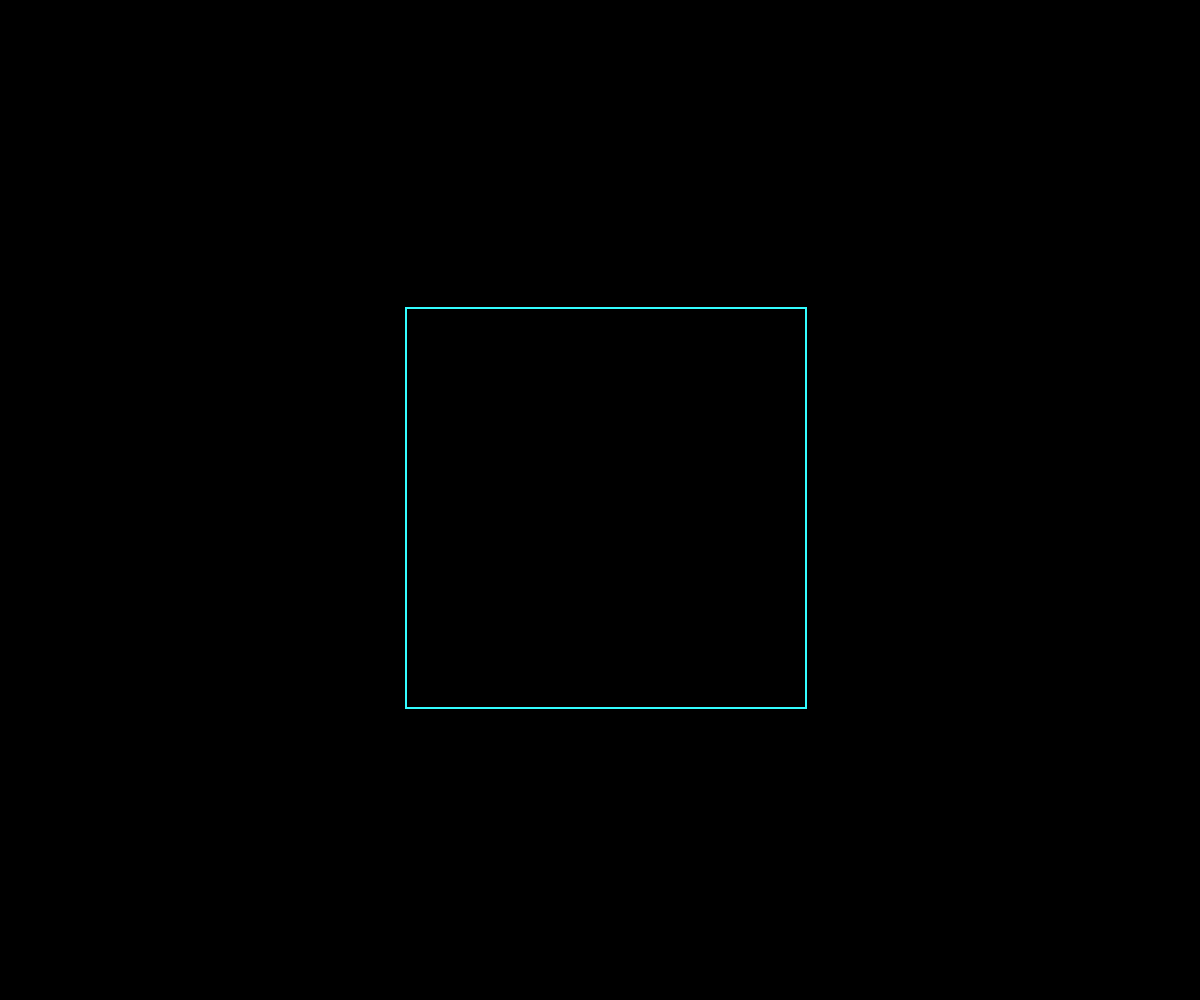
Frame 1 (no input)
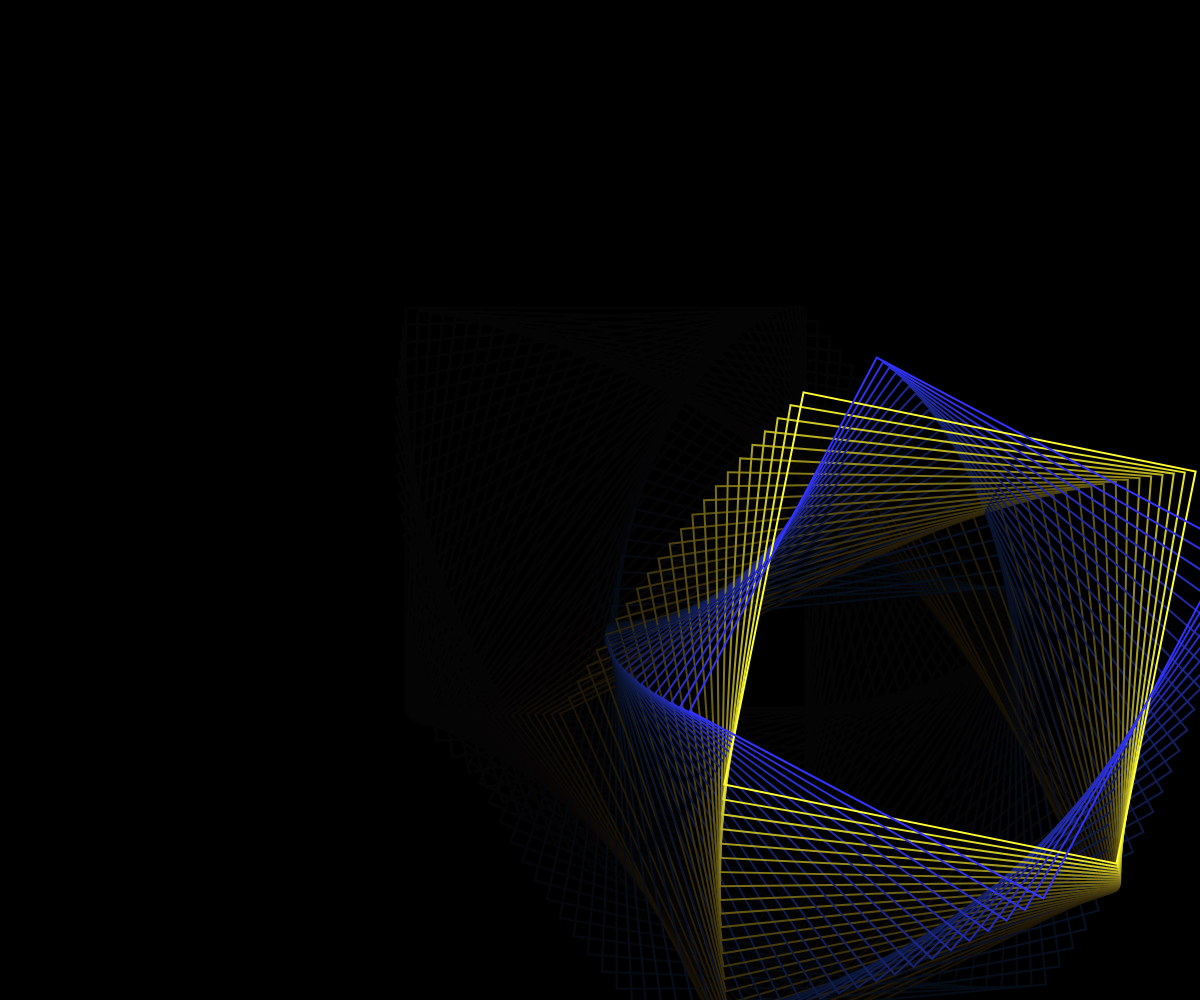
Frame 60 (no input)
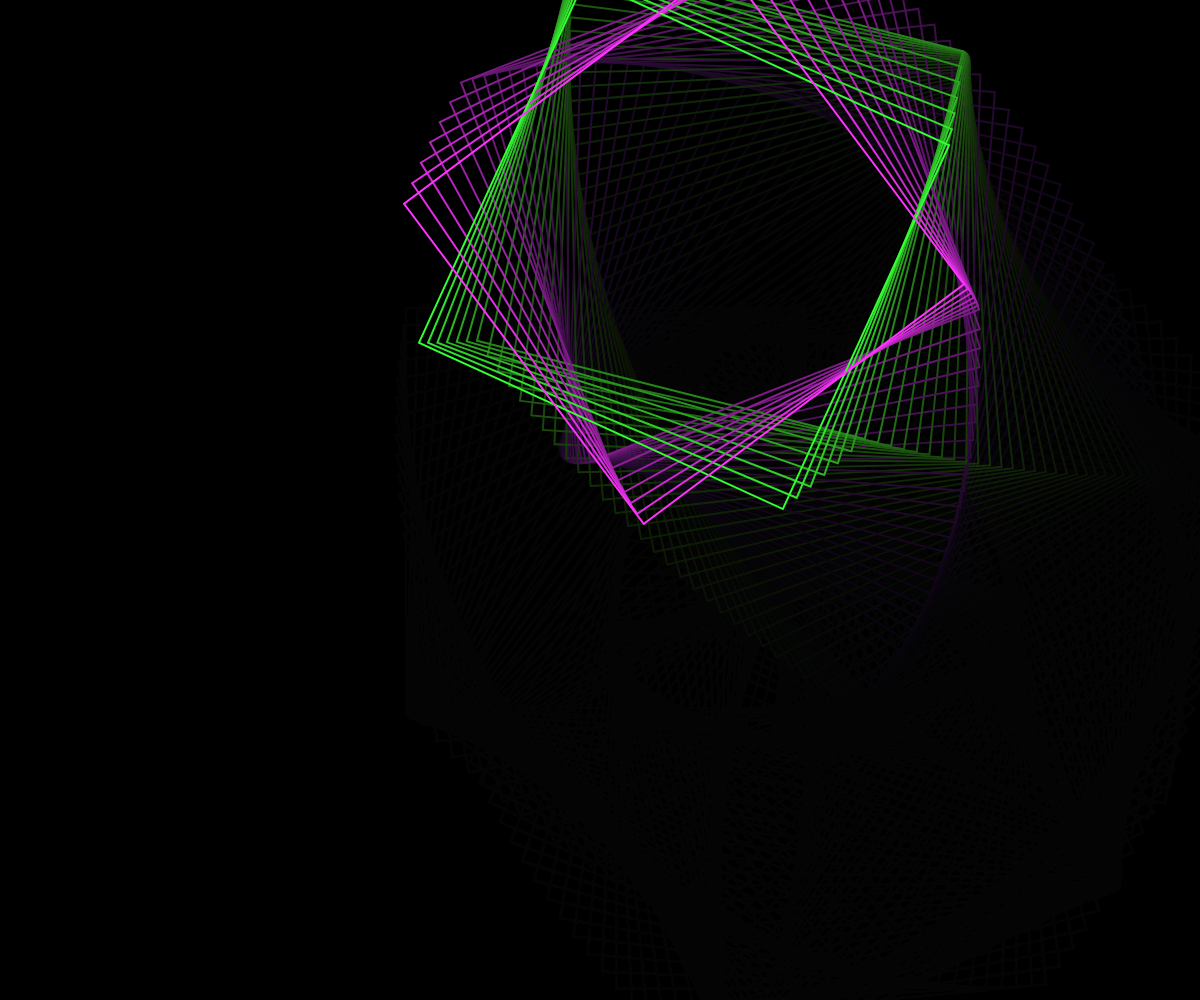
Frame 120 (the mouse pressed at the canvas centre since frame 60)

The p5.js sketch that drew these frames (run headless with seeded random() and noise() and a simulated clock; from frame 60 on, the mouse is pressed at the canvas centre):

// p5.js sketch
// ── sketch.js
// https://editor.p5js.org/jht9629-nyu/sketches/vLFTabVbU
// ims-2026-w2 v0

// https://editor.p5js.org/jerryisjenny/sketches/-pYXAsW3B
// 
let x, y, dx, dy;
let angle = 0;
let lastTime = 0;

function setup() {
  createCanvas(windowWidth, windowHeight);
  // Use HSB (Hue, Saturation, Brightness) color mode for vibrant neon colors
  colorMode(HSB, 360, 100, 100, 100);
  rectMode(CENTER);
  x = width / 2;
  y = height / 2;
  dx = 6;
  dy = 8;
  background(0);
}

function draw() {
  // Make background transparent
  background(0, 10);
  // Get the current time in seconds
  let now = millis() / 1000;
  // Check if 5 seconds have passed since the last teleport
  if (now - lastTime > 5) {
    lastTime = now;
    //Flash a pure white screen upon teleportation
    background(255);
    // Teleport the shape to a new random location
    x = random(width * 0.2, width * 0.8);
    y = random(height * 0.2, height * 0.8);
    dx = random([-8, -6, 6, 8]);
    dy = random([-8, -6, 6, 8]);
  }
  // Bounce off the edges
  x += dx;
  y += dy;
  if (x < 200 || x > width - 200) dx *= -1;
  if (y < 200 || y > height - 200) dy *= -1;
  //Draw the rotating geometry
  // Calculate the current hue based on frame count (loops 0 to 359)
  let hue = frameCount % 360;
  push();
  translate(x, y);
  rotate(angle);
  // Draw the outer square
  noFill();
  stroke(hue, 80, 100); // Dynamic hue based on frameCount
  strokeWeight(2);
  rect(0, 0, 400, 400);
  // Draw the inner square using a complementary color (+180 hue)
  rotate(-angle * 2.5);
  stroke((hue + 180) % 360, 80, 100);
  rect(0, 0, 400, 400);
  pop();
  // Increment the angle slightly for the next frame to create continuous rotation
  angle += 0.03;
}

function mousePressed() {
  let fs = fullscreen();
  fullscreen(!fs);
}

function windowResized() {
  resizeCanvas(windowWidth, windowHeight);
  background(0); // Redraw a solid black background immediately to prevent visual glitches on resize
}
